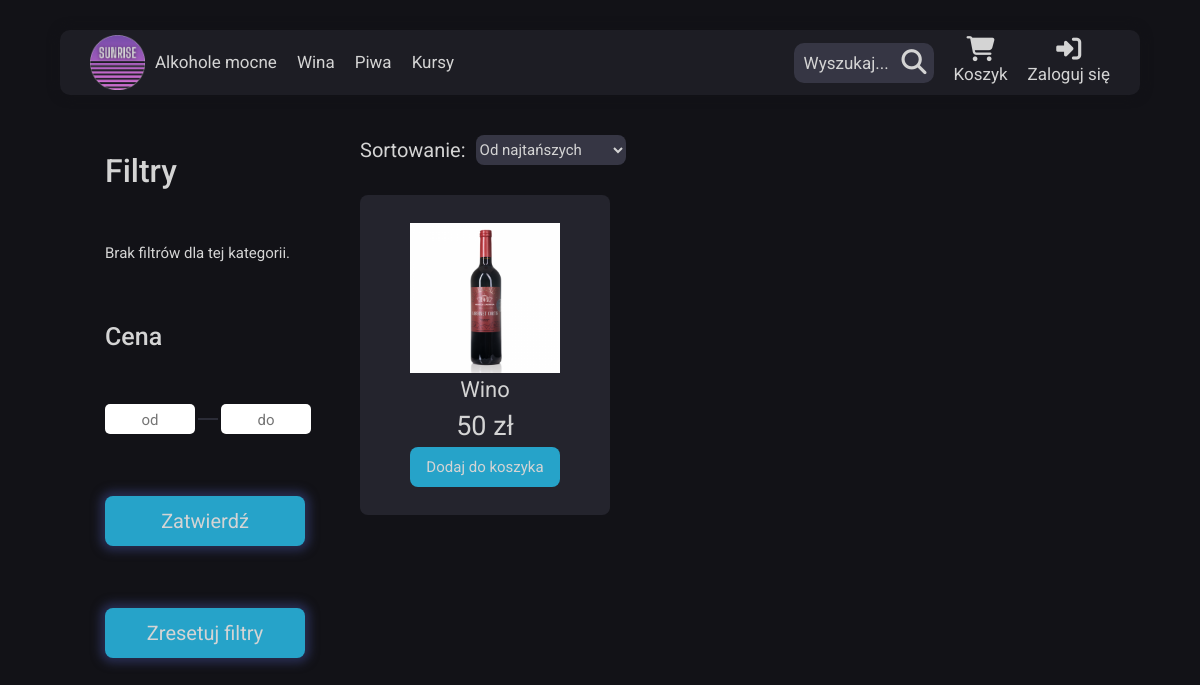
/html/category_pages/wine-dry.php, run on an earlier commit of the app's database.
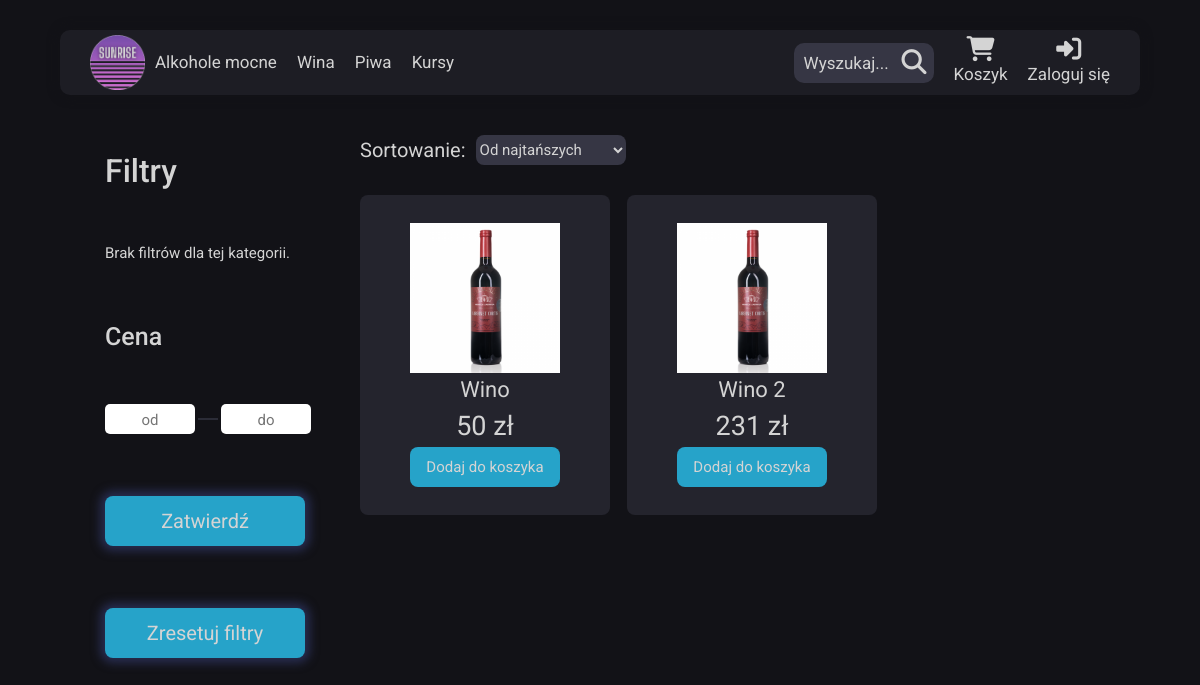
And on a later commit of the database.
### tables this page shows
CREATE TABLE `product` (
  `id` int(11) NOT NULL,
  `product_name` varchar(50) NOT NULL,
  `category_id` int(11) NOT NULL,
  `price` float NOT NULL,
  `description` text NOT NULL,
  `stock` int(11) NOT NULL,
  `photo_id` int(11) NOT NULL
);

CREATE TABLE `photos` (
  `id` int(11) NOT NULL,
  `path` varchar(255) NOT NULL
);

### html/category_pages/wine-dry.php (the view, shortened to what this page needs)
<!DOCTYPE html>
<html lang="pl">
  <head>
    <link href="https://cdn.jsdelivr.net/npm/bootstrap@5.3.2/dist/css/bootstrap.min.css" rel="stylesheet">
    <link rel="stylesheet" href="../../css/main.css" />
  </head>
  <body>
  <?php
      include './menu_component.php';
      echo $nav
    ?>
    <main class="productCategories">
      <?php
      include './product_filter.php';
      echo $filters;
    ?>
      <section class="products__right">
          <div class="products__sortSection">
            <p class="products__sortSection--p">Sortowanie:</p>
            <select name="sort" id="sort" class="products__sortSection--select">
                <option value="price-asc">Od najtańszych</option>
            </select>
        </div>
        <div class="products__productContainer">
        <?php
          require_once('../../php/dblogin.php');
          $sql = 'select id from category where category_name like "wino wytrawne"';
          $stmt = $pdo -> prepare($sql);
          $stmt -> execute();
          $category_id = $stmt -> fetchColumn();
          $sql = 'select product.id, product_name, price, path from product inner join photos on product.photo_id = photos.id where category_id = ?';
          $query = $pdo -> prepare($sql);
          $query -> execute([$category_id]);
          while($row = $query -> fetch()):
            $filename = str_replace(' ', '-', $row['product_name']);
        ?>
          <a href="../products/<?=$filename?>.php" class="products__product" id="<?=$row['id']?>">
            <img src="<?=$row['path']?>" alt="" class="products__product--image">
            <p class="products__product--name"><?=$row['product_name']?></p>
            <p class="products__product--price"><?=$row['price']?> zł</p>
            <button class="products__product--addToCart">Dodaj do koszyka</button>
          </a>
          <?php endwhile;?>
        </div>
      </section>
    </main>
  </body>
</html>

What changed in the data, as far as the page shows it:
added product: photo.path (picture), product_name "Wino 2", price "231"
